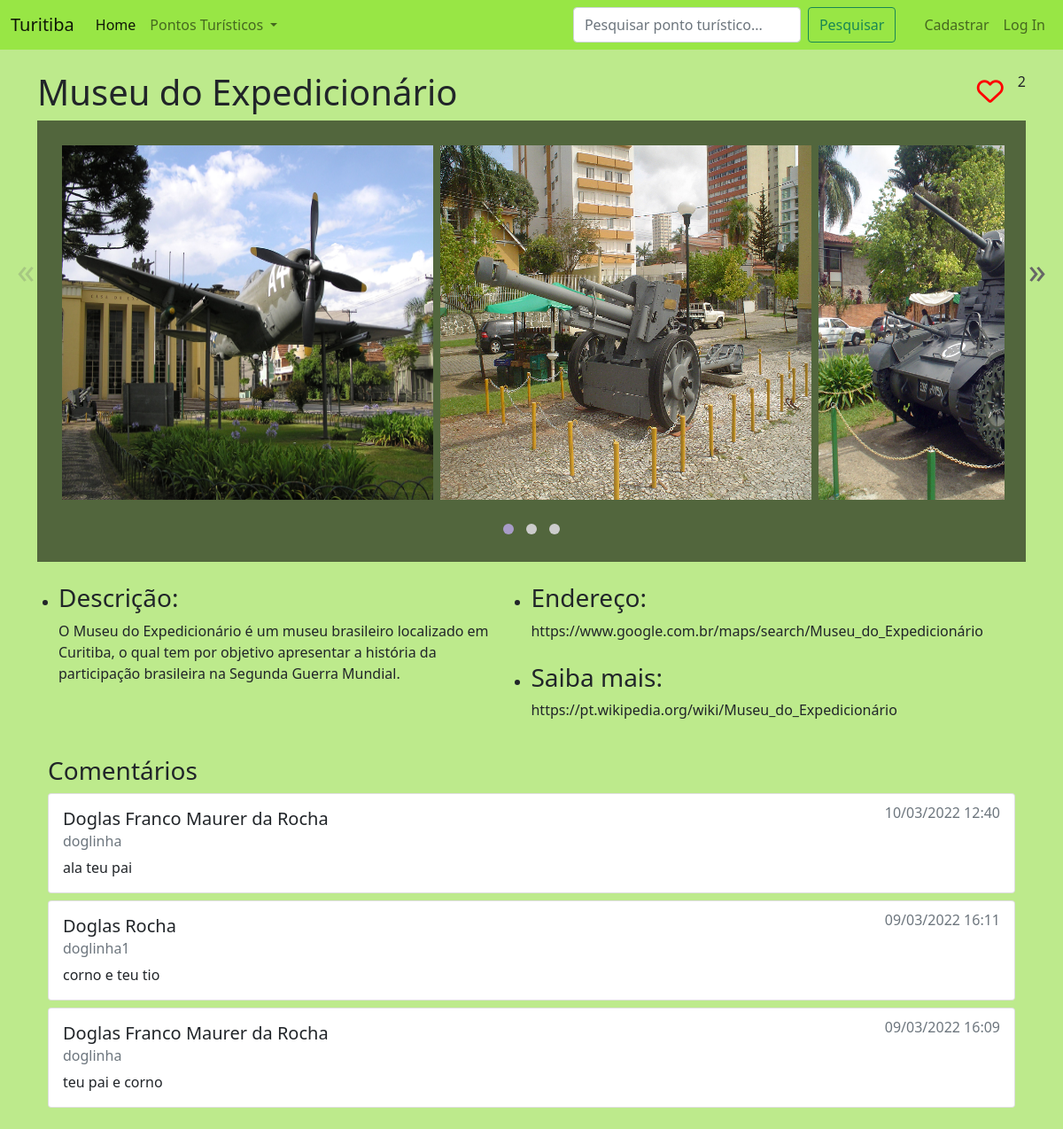
Page /location/museu-do-expedicionário on the earlier database version.
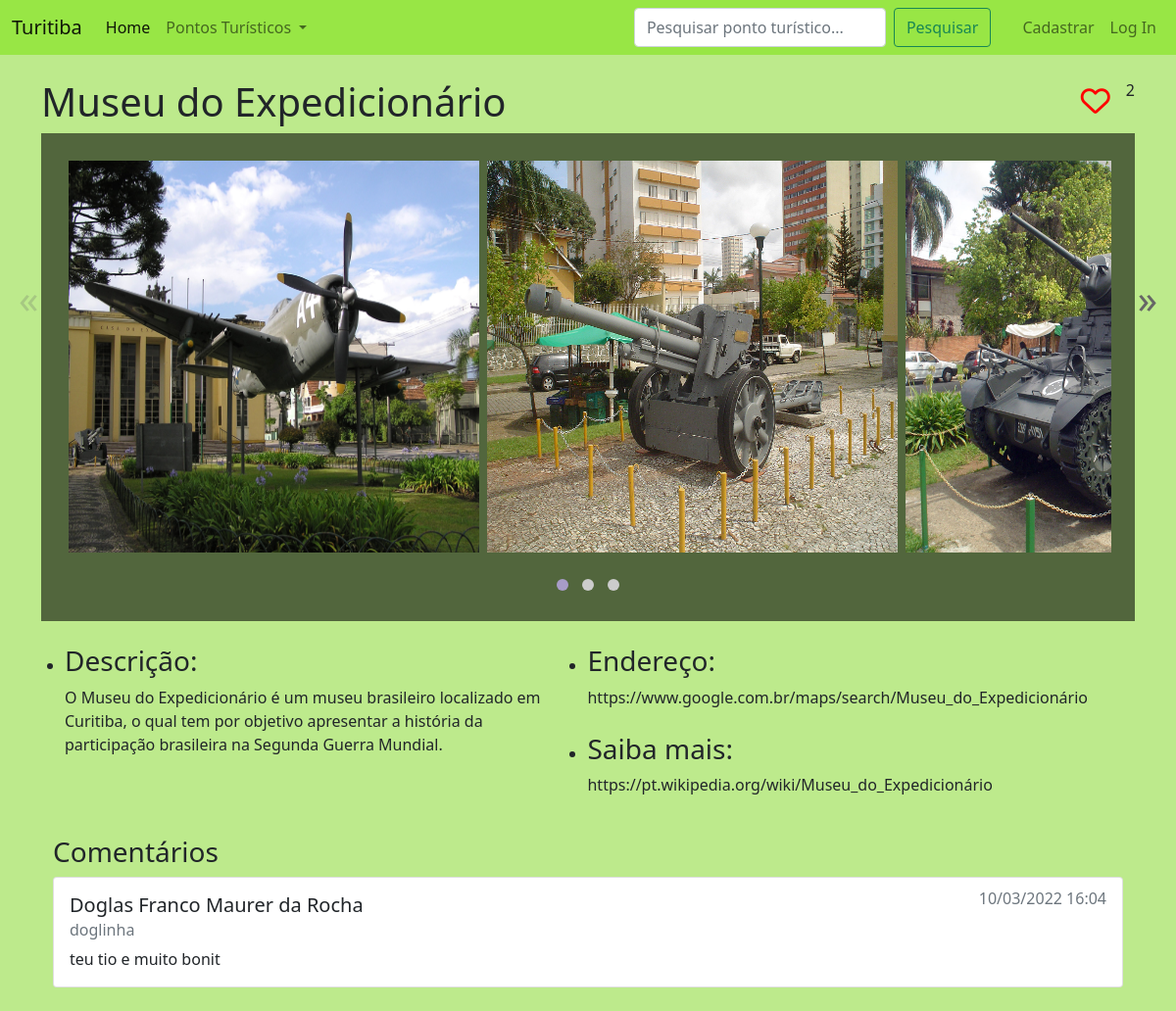
Same page on the later database version.
### tables this page shows
CREATE TABLE locations (id INTEGER NOT NULL PRIMARY KEY,
name TEXT NOT NULL,
description TEXT NOT NULL,
likes INTEGER NOT NULL,
maps_link TEXT NOT NULL,
info TEXT NOT NULL, route TEXT);

CREATE TABLE users (id INTEGER NOT NULL PRIMARY KEY,
username TEXT NOT NULL UNIQUE,
name TEXT NOT NULL,
email TEXT NOT NULL UNIQUE,
password_hash TEXT NOT NULL);

CREATE TABLE comments (comment TEXT NOT NULL,
user_id INTEGER NOT NULL,
location_id INTEGER NOT NULL,
date NUMERIC NOT NULL,
FOREIGN KEY (user_id) REFERENCES users(id),
FOREIGN KEY (location_id) REFERENCES locations(id));

### main.py (the view)
@app.route('/location/<location_route>')
def location(location_route: str):
    data = location_data(location_route).get_json()
    has_liked = user_has_liked(session.get('username'), location_route)
    comments = Reader.get_comments_from_location(db, location_route)
    return render_template('location.html',
                           data=data,
                           user_has_liked=has_liked,
                           comments=comments)

### db_manager.py (called while the page is built)
    def create_connection(self) -> None:
        connection = sql.connect(self.path_to_db)
        cursor = connection.cursor()
        return connection, cursor

    def close_connection(self, connection: object) -> None:
        connection.commit()
        connection.close()

    def get_user_info_to_comments(self, user_id: int) -> tuple:
        connection, cursor = self.create_connection()
        user_info = cursor.execute('''SELECT name, username
                                   FROM users
                                   WHERE id = ?''',
                                   (user_id,)).fetchone()
        self.close_connection(connection)
        return user_info

    def get_location_id(self, location_route: str) -> tuple:
        connection, cursor = self.create_connection()
        id_ = cursor.execute('''SELECT id
                             FROM locations
                             WHERE route = ?''',
                             (location_route,)).fetchone()
        self.close_connection(connection)
        return id_

    def get_comments_from_location(self, location_id: int) -> list:
        connection, cursor = self.create_connection()
        comments = cursor.execute('''SELECT *
                                  FROM comments
                                  WHERE location_id = ?
                                  ORDER BY date DESC''',
                                  (location_id,)).fetchall()
        self.close_connection(connection)
        return comments

### main.py (called while the page is built)
@app.after_request
def after_request(response):
    response.headers['Cache-Control'] = 'no-cache, no-store, must-revalidate'
    response.headers['Expires'] = 0
    response.headers['Pragma'] = 'no-cache'
    return response

@app.route('/location-data/<location_route>')
def location_data(location_route: str):
    data = Reader.get_location_data(db, location_route)
    return jsonify(data)

def user_has_liked(username: str, location_route: str) -> bool:
    if not (username):
        return False
    return Reader.user_has_liked(db, username, location_route)

### reader.py (called while the page is built)
    @staticmethod
    def get_location_id(db: DBManager, location_route: str) -> int:
        return db.get_location_id(location_route)[0]

    @staticmethod
    def format_date(date: str):
        year, month, day = tuple(date.split(' ')[0].split('-'))
        hour = date.split(' ')[1][:5]
        formatted_date = f'{day}/{month}/{year} {hour}'
        return formatted_date

### templates/location.html (shortened to what this page needs)
{% extends 'layout.html' %}
{% block style %}
    <link rel="stylesheet" href="../static/glider/glider.min.css">
    <link rel="stylesheet" href="../static/css/location.css">
{% endblock %}
{% block body %}
    <section class="container my-4">
        <div class="d-flex justify-content-between">
            <h1>{{ data.name }}</h1>
            <div  class="d-flex">
                <div id="heart">
                    {% if user_has_liked %}
                        <i class="fa-solid fa-heart"></i>
                    {% else %}
                        <i class="fa-regular fa-heart"></i>
                    {% endif %}
                </div>
                <span id="likes">{{ data.likes }}</span>
            </div>
        </div>
        <section>
            <article class="glider-contain p-4" id="carousel-frame">
                <div class="glider">
                    {% for path in data.photos %}
                        <div class="p-1">
                            <figure>
                                <img src="{{ path }}" alt="{{ data.name }}" width="500" height="400">
                            </figure>
                        </div>
                    {% endfor %}
                </div>
                <button aria-label="Previous" class="glider-prev">«</button>
                <button aria-label="Next" class="glider-next">»</button>
                <div role="tablist" class="dots"></div>
            </article>
            <section class="mt-4">
                <article class="container row">
                    <ul class="col">
                        <li>
                            <h3>Descrição:</h3>
                            {{ data.description }}
                        </li>
                    </ul>
                    <ul class="col">
                        <li>
                            <h3>Endereço:</h3>
                            {{ data.maps_link }}
                        </li>
                        <br>
                        <li>
                            <h3>Saiba mais:</h3>
                            {{ data.info }}
                        </li>
                        <br>
                    </ul>
                </article>
            </section>
        </section>
        <section class="container">
            <h3>Comentários</h3>
            {% for comment in comments %}
                <div class="card mb-2">
                    <div class="card-body">
                        <div class="d-flex justify-content-between">
                            <div>
                                <h5 class="card-title">{{ comment.name }}</h5>
                                <h6 class="card-subtitle mb-2 text-muted">{{ comment.username }}</h6>
                            </div>
                            <div class="d-flex flex-column align-items-end">
                                <h6 class="card-subtitle mb-2 text-muted">{{ comment.date }}</h6>
                            </div>
                        </div>
                    <p class="card-text">{{ comment.comment }}</p>
                    </div>
                </div>
            {% endfor %}
        </section>
    </section>
{% endblock body %}

### templates/layout.html (shortened to what this page needs)
<!DOCTYPE html>
<html lang="en">
    <head>
        <link href="https://cdn.jsdelivr.net/npm/bootstrap@5.1.3/dist/css/bootstrap.min.css" rel="stylesheet">
        <link rel="stylesheet" href="../static/css/style.css">
        {% block style %}{% endblock %}
    </head>
    <body>
        <nav class="navbar navbar-expand-lg navbar-light" id="navbar">
            <div class="container-fluid">
                <a class="navbar-brand">Turitiba</a>
                <div class="collapse navbar-collapse" id="navbarSupportedContent">
                    <ul class="navbar-nav me-auto mb-2 mb-lg-0">
                        <li class="nav-item">
                            <a class="nav-link active" aria-current="page" href="/">Home</a>
                        </li>
                        <li class="nav-item dropdown">
                            <a class="nav-link dropdown-toggle" href="#" id="navbarDropdown" role="button" data-bs-toggle="dropdown" aria-expanded="false">
                                Pontos Turísticos
                            </a>
                        </li>
                    </ul>
                    <div class="navbar-nav d-flex">
                        <form action="/search" method="POST" class="d-flex mx-4">
                            <input class="form-control me-2" type="search" placeholder="Pesquisar ponto turístico..." aria-label="Search"
                                name="search">
                            <button class="btn btn-outline-success" type="submit">Pesquisar</button>
                          </form>
                        {% if session.username %}
                            <a href="/user/{{ session.username }}" class="nav-link">{{ session.username }}</a>
                            <i class="nav-link fa-solid fa-user"></i>
                            <form action="/logout?callback=main" method="post">
                                <input type="submit" value="Log Out" class="btn btn-primary">
                            </form>
                        {% else %}
                            <a class="nav-link" href="/register">Cadastrar</a>
                            <a class="nav-link" href="/login">Log In</a>
                        {% endif %}
                    </div>
                </div>
            </div>
        </nav>
        <main>
            {% block body %}{% endblock %}
        </main>
    </body>
</html>

### static/css/style.css (style rules this page uses)
body { background-color: #BDEA8C; }
#navbar { background-color: #98E645; }

### static/css/location.css (style rules this page uses)
#carousel-frame { background-color: #52663D; }
#heart { font-size: 30px; color: red; margin-right: 1rem; cursor: pointer; }

Differences in the rows shown:
no longer on this page (row unchanged): users: name "Doglas Rocha", username "doglinha1"
removed comments: comment "corno e teu tio"
removed comments: comment "teu pai e corno"
Other differences:
new list line: "Doglas Franco Maurer da Rocha doglinha"
new list line: "10/03/2022 16:04"
new list line: "teu tio e muito bonit"
list line gone: "Doglas Franco Maurer da Rocha doglinha"
list line gone: "10/03/2022 12:40"
list line gone: "ala teu pai"
list line gone: "09/03/2022 16:11"
list line gone: "09/03/2022 16:09"
